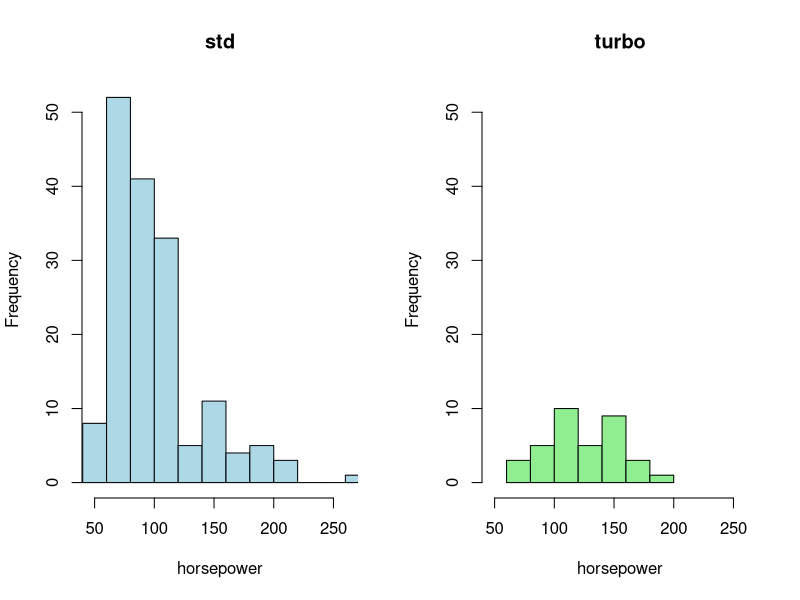
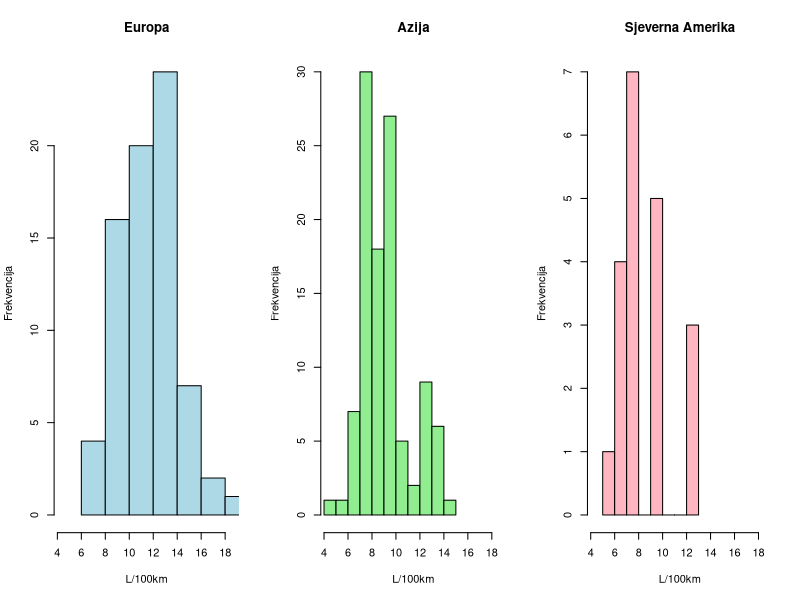
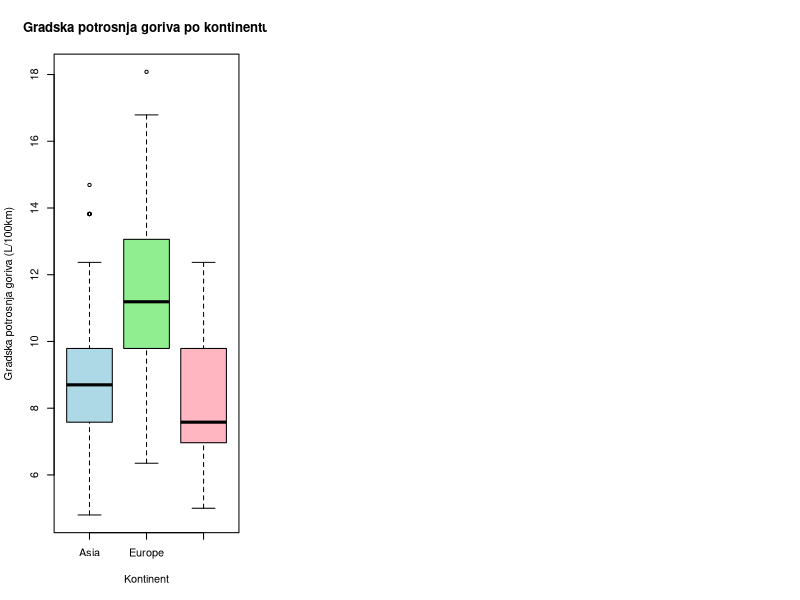
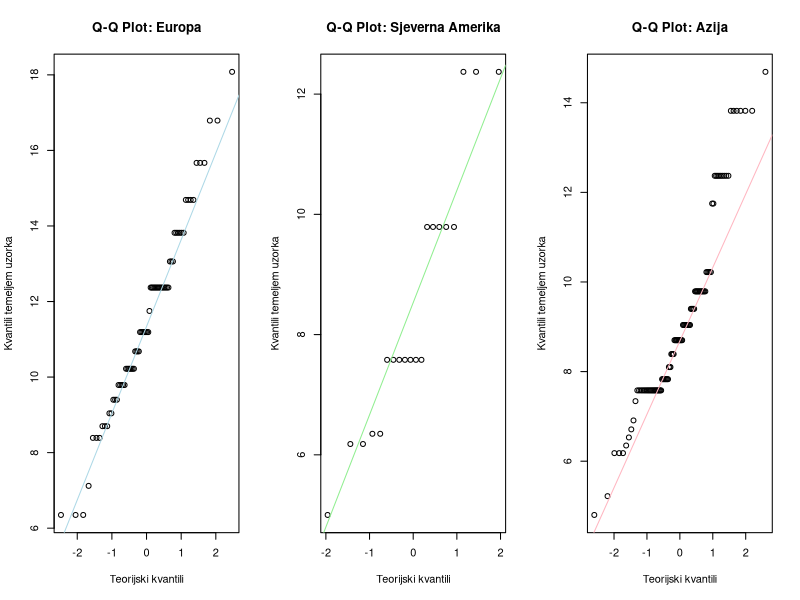
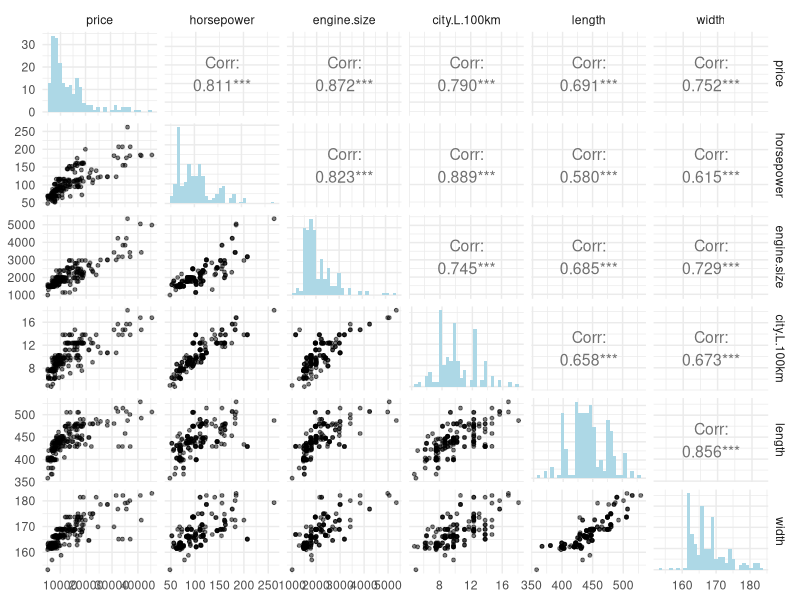
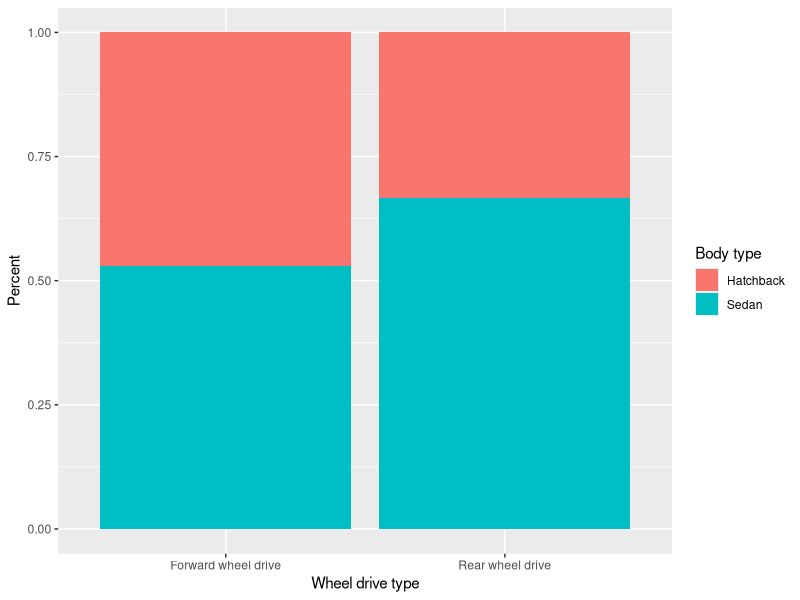

The R source for these figures, in order:
## ---- chunk 1
knitr::opts_chunk$set(echo = TRUE)
set.seed(0)
## ---- chunk 2
#učitavanje libraryja
library(dplyr)
set.seed(0)
#postavi na svoje vrijednosti
path = "D:/C/R/files/Cars/"
## ---- chunk 3

# Učitavanje dataseta
my_cars <- read.csv("car_specifications.csv")
## ---- chunk 4

dim(my_cars)

names(my_cars)

## ---- chunk 5

head(my_cars)

## ---- chunk 6
summary.result1 <- my_cars %>% 
  group_by(aspiration) %>% 
  summarise(
    count = n(),
    mean_horsepower = mean(horsepower, na.rm = TRUE),
    median_horsepower = median(horsepower, na.rm = TRUE),
    sd_horsepower = sd(horsepower, na.rm = TRUE),
    min_horsepower = min(horsepower, na.rm = TRUE),
    max_horsepower = max(horsepower, na.rm = TRUE),
    q25 = quantile(horsepower, 0.25, na.rm = TRUE),
    q75 = quantile(horsepower, 0.75, na.rm = TRUE)
  )

summary.result1

## ---- chunk 7
clean_horsepower_std <- na.omit(my_cars[my_cars$aspiration == "std", ]$horsepower)
clean_horsepower_turbo <- na.omit(my_cars[my_cars$aspiration == "turbo", ]$horsepower)

xrange <- range(c(clean_horsepower_std, clean_horsepower_turbo))

ymax <- max(
  hist(clean_horsepower_std, plot = FALSE)$counts,
  hist(clean_horsepower_turbo, plot = FALSE)$counts
)

par(mfrow = c(1, 2))

hist(clean_horsepower_std,
     main = "std",
     xlab = "horsepower",
     ylab = "Frequency",
     col = "lightblue",
     border = "black",
     xlim = xrange,
     ylim = c(0, ymax))

hist(clean_horsepower_turbo,
     main = "turbo",
     xlab = "horsepower",
     ylab = "Frequency",
     col = "lightgreen",
     border = "black",
     xlim = xrange,
     ylim = c(0, ymax))

## ---- chunk 8
wilcox.test(clean_horsepower_turbo,
            clean_horsepower_std,
            alternative = "greater", 
            conf.int = TRUE)
## ---- chunk 9
grouped <- group_by(my_cars, continent)

summary.result1 <- summarise(
  grouped,
  count = n(),
  mean_city = mean(city.L.100km, na.rm = TRUE),
  median_city = median(city.L.100km, na.rm = TRUE),
  sd_city = sd(city.L.100km, na.rm = TRUE),
  min_city = min(city.L.100km, na.rm = TRUE),
  max_city = max(city.L.100km, na.rm = TRUE),
  q25 = quantile(city.L.100km, 0.25, na.rm = TRUE),
  q75 = quantile(city.L.100km, 0.75, na.rm = TRUE)
)
summary.result1
## ---- chunk 10
xrange <- range(my_cars$city.L.100km) + c(-0.5, 0.5)
ymax <- max(
  hist(my_cars[my_cars$continent == "Europe", ]$city.L.100km, plot = FALSE)$counts,
  hist(my_cars[my_cars$continent == "Asia", ]$city.L.100km, plot = FALSE)$counts,
  hist(my_cars[my_cars$continent == "North America", ]$city.L.100km, plot = FALSE)$counts
)

par(mfrow = c(1, 3))

hist(my_cars[my_cars$continent == "Europe", ]$city.L.100km,
     main = "Europa",
     xlab = "L/100km",
     ylab = "Frekvencija",
     col = "lightblue",
     border = "black",
     xlim = xrange)

hist(my_cars[my_cars$continent == "Asia", ]$city.L.100km,
     main = "Azija",
     xlab = "L/100km",
     ylab = "Frekvencija",
     col = "lightgreen",
     border = "black",
     xlim = xrange)

hist(my_cars[my_cars$continent == "North America", ]$city.L.100km,
     main = "Sjeverna Amerika",
     xlab = "L/100km",
     ylab = "Frekvencija",
     col = "lightpink",
     border = "black",
     xlim = xrange)
## ---- chunk 11
boxplot(city.L.100km ~ continent, data = my_cars,
        main = "Gradska potrosnja goriva po kontinentu",
        xlab = "Kontinent",
        ylab = "Gradska potrosnja goriva (L/100km)",
        col = c("lightblue", "lightgreen", "lightpink"),
        family="Helvetica")
## ---- chunk 12
par(mfrow = c(1, 3))

# Q-Q plot za Europu
qqnorm(my_cars$city.L.100km[my_cars$continent == "Europe"], 
       main = "Q-Q Plot: Europa", 
       xlab = "Teorijski kvantili", 
       ylab = "Kvantili temeljem uzorka")
qqline(my_cars$city.L.100km[my_cars$continent == "Europe"], col = "lightblue")

# Q-Q plot za Sjevernu Ameriku
qqnorm(my_cars$city.L.100km[my_cars$continent == "North America"], 
       main = "Q-Q Plot: Sjeverna Amerika", 
       xlab = "Teorijski kvantili", 
       ylab = "Kvantili temeljem uzorka")
qqline(my_cars$city.L.100km[my_cars$continent == "North America"], col = "lightgreen")

# Q-Q plot za Aziju
qqnorm(my_cars$city.L.100km[my_cars$continent == "Asia"], 
       main = "Q-Q Plot: Azija", 
       xlab ="Teorijski kvantili", 
       ylab = "Kvantili temeljem uzorka")
qqline(my_cars$city.L.100km[my_cars$continent == "Asia"], col = "lightpink")

## ---- chunk 13
my_cars$continent <- as.factor(my_cars$continent)
kruskal.test(city.L.100km ~ continent, data = my_cars)
## ---- chunk 14
pairwise.wilcox.test(my_cars$city.L.100km, 
                     my_cars$continent,
                     p.adjust.method = "bonferroni")
## ---- chunk 15

set.seed(0)
## ---- chunk 16

## ---- chunk 17
library(dplyr)
library(ggplot2)

cars_model <- my_cars %>%
  select(price, horsepower, engine.size, city.L.100km, length, width)

summary(cars_model)
## ---- chunk 18
library(GGally)

ggpairs(cars_model,
        upper = list(continuous = wrap("cor", size = 4)),
        lower = list(continuous = wrap("points", alpha = 0.5, size = 1)),
        diag = list(continuous = wrap("barDiag", fill = "lightblue"))) +
  theme_minimal()
## ---- chunk 19
model <- lm(
  price ~ horsepower + engine.size + city.L.100km + length + width,
  data = cars_model
)

summary(model)
## ---- chunk 20
model<-lm(
price~ engine.size+width,
data=cars_model
)
summary(model)
## ---- chunk 21
model<-lm(
price~ engine.size+city.L.100km+width,
data=cars_model
)
summary(model)
## ---- chunk 22
model<-lm(
price~ horsepower+width,
data=cars_model
)
summary(model)
## ---- chunk 23
cor(cars_model, use = "complete.obs")
## ---- chunk 24
data2 = select(my_cars, c("body.style", "drive.wheels"))
## ---- chunk 25
data2 = na.omit(data2)
## ---- chunk 26
#filtar za tip karoserije
data2 = filter(data2, is.element(body.style, c("hatchback", "sedan")))

#filtar za tip pogona
data2 = filter(data2, is.element(drive.wheels, c("fwd", "rwd")))
## ---- chunk 27
tab = table(data2$body.style, data2$drive.wheels)
tab

#graf
library(ggplot2)
xx = c(rep("Forward wheel drive", 2), rep("Rear wheel drive", 2))
yy = rep(c("Hatchback", "Sedan"), 2)
tabpl = tab[1:4]
datapl = data.frame(tab)
ggplot(datapl, aes(fill=yy, x=xx, y=tabpl)) +
  geom_bar(position = "fill", stat = "identity") +
  xlab("Wheel drive type") +
  ylab("Percent") +
  scale_fill_discrete(name = "Body type")
## ---- chunk 28
result = chisq.test(tab)
result
## ---- chunk 29
round(result$expected)
## ---- chunk 30
tab
